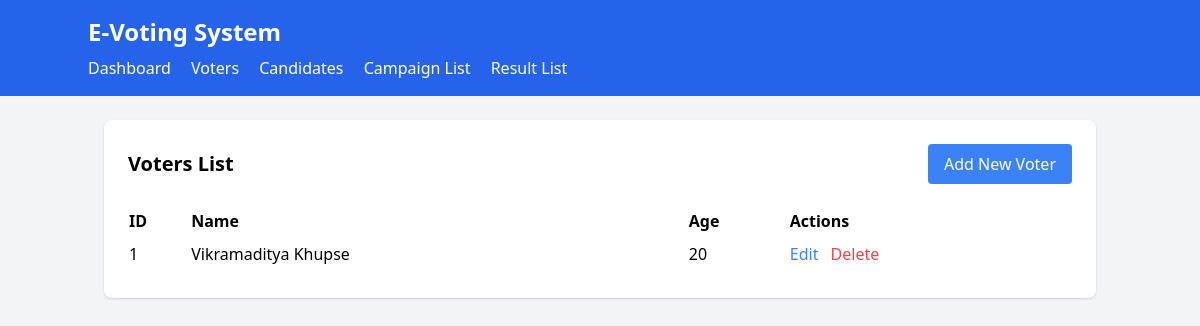
Screenshot of /voters/ with the database file from the repository.
### voting/models.py (models this page shows, shortened)
class Voter(models.Model):
    voter_id = models.AutoField(primary_key=True)
    name = models.CharField(max_length=100)
    age = models.IntegerField(validators=[MinValueValidator(18)])

### voting/views.py (the view)
# urls.py: path('voters/', views.voter_list, name='voter_list'),
def voter_list(request):
    voters = Voter.objects.all()
    return render(request, 'voting/voter_list.html', {'voters': voters})

### templates/voting/voter_list.html
{% extends 'voting/base.html' %}
{% block content %}
<div class="bg-white p-6 rounded-lg shadow">
    <div class="flex justify-between items-center mb-6">
        <h2 class="text-xl font-bold">Voters List</h2>
        <a href="{% url 'voter_create' %}" class="bg-blue-500 text-white px-4 py-2 rounded">Add New Voter</a>
    </div>
    <table class="min-w-full">
        <thead>
            <tr>
                <th class="text-left">ID</th>
                <th class="text-left">Name</th>
                <th class="text-left">Age</th>
                <th class="text-left">Actions</th>
            </tr>
        </thead>
        <tbody>
            {% for voter in voters %}
            <tr>
                <td class="py-2">{{ voter.voter_id }}</td>
                <td>{{ voter.name }}</td>
                <td>{{ voter.age }}</td>
                <td>
                    <a href="{% url 'voter_update' voter.voter_id %}" class="text-blue-500">Edit</a>
                    <a href="{% url 'voter_delete' voter.voter_id %}" class="text-red-500 ml-2" onclick="return confirm('Are you sure?')">Delete</a>
                </td>
            </tr>
            {% endfor %}
        </tbody>
    </table>
</div>
{% endblock %}

### rows the page displays
Voter: voter_id "1", name "Vikramaditya Khupse", age "20"
